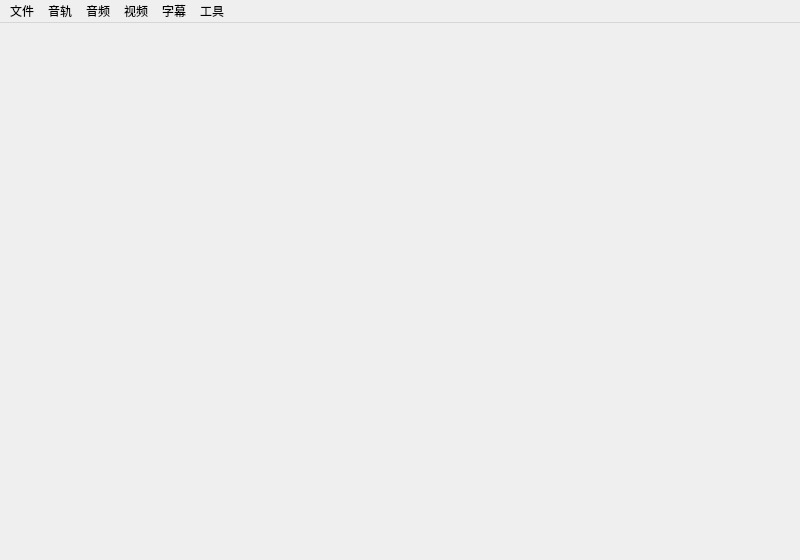
<?xml version="1.0" encoding="UTF-8"?>
<ui version="4.0">
 <class>MainWindow</class>
 <widget class="QMainWindow" name="MainWindow">
  <property name="geometry">
   <rect>
    <x>0</x>
    <y>0</y>
    <width>800</width>
    <height>560</height>
   </rect>
  </property>
  <property name="minimumSize">
   <size>
    <width>700</width>
    <height>500</height>
   </size>
  </property>
  <property name="baseSize">
   <size>
    <width>800</width>
    <height>520</height>
   </size>
  </property>
  <property name="mouseTracking">
   <bool>false</bool>
  </property>
  <property name="windowTitle">
   <string>播放器</string>
  </property>
  <widget class="QWidget" name="centralwidget">
   <layout class="QVBoxLayout" name="verticalLayout_2">
    <property name="spacing">
     <number>0</number>
    </property>
    <property name="leftMargin">
     <number>0</number>
    </property>
    <property name="topMargin">
     <number>0</number>
    </property>
    <property name="rightMargin">
     <number>0</number>
    </property>
    <property name="bottomMargin">
     <number>0</number>
    </property>
    <item>
     <layout class="QVBoxLayout" name="verticalLayout"/>
    </item>
   </layout>
  </widget>
  <widget class="QMenuBar" name="menubar">
   <property name="geometry">
    <rect>
     <x>0</x>
     <y>0</y>
     <width>800</width>
     <height>25</height>
    </rect>
   </property>
   <widget class="QMenu" name="menu">
    <property name="title">
     <string>文件</string>
    </property>
    <addaction name="actionOpen_File"/>
   </widget>
   <widget class="QMenu" name="menu_2">
    <property name="title">
     <string>音频</string>
    </property>
    <widget class="QMenu" name="menuAudio_Track">
     <property name="title">
      <string>轨道</string>
     </property>
    </widget>
    <widget class="QMenu" name="menuAudio_Device">
     <property name="title">
      <string>设备</string>
     </property>
    </widget>
    <addaction name="menuAudio_Track"/>
    <addaction name="menuAudio_Device"/>
    <addaction name="separator"/>
    <addaction name="separator"/>
    <addaction name="actionIncreace_Volume"/>
    <addaction name="actionDecrease_Volume"/>
    <addaction name="actionMute"/>
   </widget>
   <widget class="QMenu" name="menu_3">
    <property name="title">
     <string>视频</string>
    </property>
    <widget class="QMenu" name="menuVideo_Track">
     <property name="title">
      <string>轨道</string>
     </property>
    </widget>
    <addaction name="menuVideo_Track"/>
    <addaction name="actionFullscreen"/>
   </widget>
   <widget class="QMenu" name="menu_4">
    <property name="title">
     <string>工具</string>
    </property>
    <addaction name="actionPreference"/>
    <addaction name="actionFeeling"/>
   </widget>
   <widget class="QMenu" name="menuPlayBack">
    <property name="title">
     <string>音轨</string>
    </property>
    <addaction name="actionPlay"/>
    <addaction name="actionStop"/>
    <addaction name="actionPrevious"/>
    <addaction name="actionNext"/>
    <addaction name="actionBackward"/>
    <addaction name="actionForward"/>
    <addaction name="separator"/>
    <addaction name="actionPlaylist"/>
    <addaction name="actionLoopStatus"/>
    <addaction name="actionRandom"/>
   </widget>
   <widget class="QMenu" name="menuSubtitle">
    <property name="title">
     <string>字幕</string>
    </property>
    <widget class="QMenu" name="menuSubtitle_Track">
     <property name="title">
      <string>轨道</string>
     </property>
    </widget>
    <addaction name="menuSubtitle_Track"/>
   </widget>
   <addaction name="menu"/>
   <addaction name="menuPlayBack"/>
   <addaction name="menu_2"/>
   <addaction name="menu_3"/>
   <addaction name="menuSubtitle"/>
   <addaction name="menu_4"/>
  </widget>
  <action name="actionOpen_File">
   <property name="icon">
    <iconset resource="../resources/qss.qrc">
     <normaloff>:/images/file_folder.svg</normaloff>:/images/file_folder.svg</iconset>
   </property>
   <property name="text">
    <string>打开文件...</string>
   </property>
  </action>
  <action name="actionPlay">
   <property name="icon">
    <iconset resource="../resources/qss.qrc">
     <normaloff>:/images/play.svg</normaloff>:/images/play.svg</iconset>
   </property>
   <property name="text">
    <string>播放</string>
   </property>
  </action>
  <action name="actionStop">
   <property name="icon">
    <iconset resource="../resources/qss.qrc">
     <normaloff>:/images/pause.svg</normaloff>:/images/pause.svg</iconset>
   </property>
   <property name="text">
    <string>停止</string>
   </property>
  </action>
  <action name="actionPrevious">
   <property name="icon">
    <iconset theme="QIcon::ThemeIcon::MediaSkipBackward"/>
   </property>
   <property name="text">
    <string>上一首</string>
   </property>
  </action>
  <action name="actionNext">
   <property name="icon">
    <iconset theme="QIcon::ThemeIcon::MediaSkipForward"/>
   </property>
   <property name="text">
    <string>下一首</string>
   </property>
  </action>
  <action name="actionIncreace_Volume">
   <property name="icon">
    <iconset resource="../resources/qss.qrc">
     <normaloff>:/images/sound_3.svg</normaloff>:/images/sound_3.svg</iconset>
   </property>
   <property name="text">
    <string>增加音量</string>
   </property>
  </action>
  <action name="actionDecrease_Volume">
   <property name="icon">
    <iconset resource="../resources/qss.qrc">
     <normaloff>:/images/sound_1.svg</normaloff>:/images/sound_1.svg</iconset>
   </property>
   <property name="text">
    <string>减小音量</string>
   </property>
  </action>
  <action name="actionMute">
   <property name="icon">
    <iconset resource="../resources/qss.qrc">
     <normaloff>:/images/sound_mute.svg</normaloff>:/images/sound_mute.svg</iconset>
   </property>
   <property name="text">
    <string>静音</string>
   </property>
  </action>
  <action name="actionHelp">
   <property name="icon">
    <iconset theme="QIcon::ThemeIcon::HelpFaq"/>
   </property>
   <property name="text">
    <string>帮助</string>
   </property>
  </action>
  <action name="actionAbout">
   <property name="icon">
    <iconset theme="QIcon::ThemeIcon::HelpAbout"/>
   </property>
   <property name="text">
    <string>关于</string>
   </property>
  </action>
  <action name="actionPreference">
   <property name="icon">
    <iconset resource="../resources/qss.qrc">
     <normaloff>:/images/setting.svg</normaloff>:/images/setting.svg</iconset>
   </property>
   <property name="text">
    <string>设置</string>
   </property>
  </action>
  <action name="actionFullscreen">
   <property name="text">
    <string>全屏</string>
   </property>
  </action>
  <action name="actionPlaylist">
   <property name="icon">
    <iconset resource="../resources/qss.qrc">
     <normaloff>:/images/playlist.svg</normaloff>:/images/playlist.svg</iconset>
   </property>
   <property name="text">
    <string>播放列表</string>
   </property>
  </action>
  <action name="actionLoopStatus">
   <property name="icon">
    <iconset resource="../resources/qss.qrc">
     <normaloff>:/images/repeat.svg</normaloff>:/images/repeat.svg</iconset>
   </property>
   <property name="text">
    <string>循环</string>
   </property>
  </action>
  <action name="actionRandom">
   <property name="icon">
    <iconset resource="../resources/qss.qrc">
     <normaloff>:/images/shuffle.svg</normaloff>:/images/shuffle.svg</iconset>
   </property>
   <property name="text">
    <string>随机</string>
   </property>
  </action>
  <action name="actionBackward">
   <property name="icon">
    <iconset resource="../resources/qss.qrc">
     <normaloff>:/images/rewind.svg</normaloff>:/images/rewind.svg</iconset>
   </property>
   <property name="text">
    <string>后进</string>
   </property>
  </action>
  <action name="actionForward">
   <property name="icon">
    <iconset resource="../resources/qss.qrc">
     <normaloff>:/images/forward.svg</normaloff>:/images/forward.svg</iconset>
   </property>
   <property name="text">
    <string>前进</string>
   </property>
  </action>
  <action name="actionFeeling">
   <property name="icon">
    <iconset resource="../resources/qss.qrc">
     <normaloff>:/images/robot.svg</normaloff>:/images/robot.svg</iconset>
   </property>
   <property name="text">
    <string>内容感知</string>
   </property>
  </action>
 </widget>
 <resources>
  <include location="../resources/qss.qrc"/>
 </resources>
 <connections/>
</ui>
